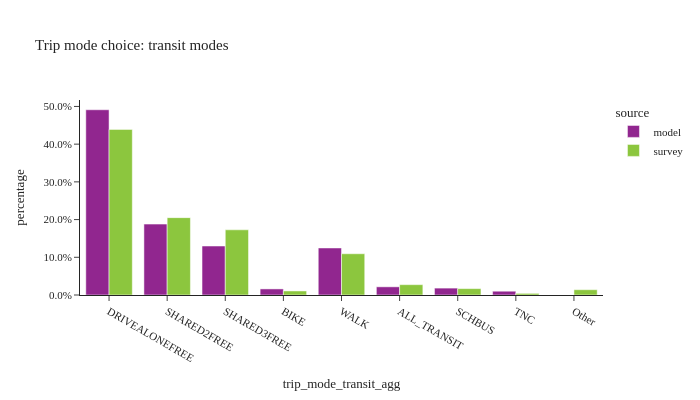

Notebook source saved alongside this figure:
### Code cell
util.plot_share_barchart(trip_data, 'trip_weight', 'trip_mode_transit_agg', title="Trip mode choice: transit modes")

### Figure 1 — Plotly figure (JSON) as saved in the notebook; plotly's stock layout.template omitted (floating-point values rounded to 4 significant figures)
{"data": [{"alignmentgroup": "True", "customdata": [[6301909], [2412028], [1665818], [206886], [1600112], [278248], [234819], [129007]], "hovertemplate": "source=model<br>trip_mode_transit_agg=%{x}<br>percentage=%{y}<br>sample_size=%{customdata[0]}<extra></extra>", "legendgroup": "model", "marker": {"color": "#91268F", "pattern": {"shape": ""}}, "name": "model", "offsetgroup": "model", "orientation": "v", "showlegend": true, "textposition": "auto", "type": "bar", "x": ["DRIVEALONEFREE", "SHARED2FREE", "SHARED3FREE", "BIKE", "WALK", "ALL_TRANSIT", "SCHBUS", "TNC"], "xaxis": "x", "y": [0.4912, 0.188, 0.1298, 0.01613, 0.1247, 0.02169, 0.0183, 0.01006], "yaxis": "y"}, {"alignmentgroup": "True", "customdata": [[15015], [7034], [4498], [940], [8354], [1880], [315], [180], [784]], "hovertemplate": "source=survey<br>trip_mode_transit_agg=%{x}<br>percentage=%{y}<br>sample_size=%{customdata[0]}<extra></extra>", "legendgroup": "survey", "marker": {"color": "#8CC63E", "pattern": {"shape": ""}}, "name": "survey", "offsetgroup": "survey", "orientation": "v", "showlegend": true, "textposition": "auto", "type": "bar", "x": ["DRIVEALONEFREE", "SHARED2FREE", "SHARED3FREE", "BIKE", "WALK", "ALL_TRANSIT", "SCHBUS", "TNC", "Other"], "xaxis": "x", "y": [0.4391, 0.2051, 0.1729, 0.01075, 0.1094, 0.0274, 0.01691, 0.004335, 0.01403], "yaxis": "y"}], "layout": {"barmode": "group", "height": 400, "legend": {"title": {"text": "source"}, "tracegroupgap": 0}, "title": {"text": "Trip mode choice: transit modes"}, "width": 700, "xaxis": {"anchor": "y", "domain": [0.0, 1.0], "title": {"text": "trip_mode_transit_agg"}}, "yaxis": {"anchor": "x", "domain": [0.0, 1.0], "tickformat": ".1%", "title": {"text": "percentage"}}}}
